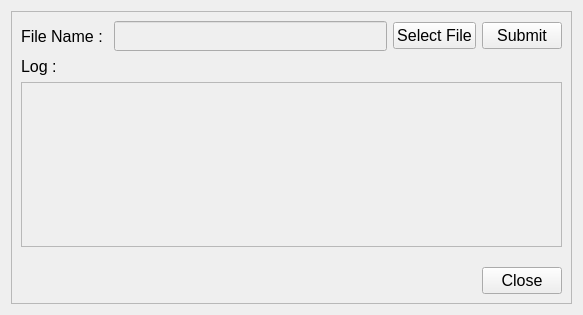
<?xml version="1.0" encoding="UTF-8"?>
<ui version="4.0">
 <class>Form</class>
 <widget class="QWidget" name="Form">
  <property name="geometry">
   <rect>
    <x>0</x>
    <y>0</y>
    <width>583</width>
    <height>315</height>
   </rect>
  </property>
  <property name="windowTitle">
   <string>Import Products</string>
  </property>
  <layout class="QGridLayout" name="gridLayout_2">
   <item row="0" column="0">
    <widget class="QFrame" name="frame">
     <property name="frameShape">
      <enum>QFrame::StyledPanel</enum>
     </property>
     <property name="frameShadow">
      <enum>QFrame::Raised</enum>
     </property>
     <layout class="QGridLayout" name="gridLayout">
      <item row="0" column="0">
       <layout class="QVBoxLayout" name="verticalLayout_2">
        <item>
         <layout class="QHBoxLayout" name="horizontalLayout">
          <item>
           <widget class="QLabel" name="file_name_import_products_label">
            <property name="font">
             <font>
              <pointsize>12</pointsize>
             </font>
            </property>
            <property name="text">
             <string>File Name : </string>
            </property>
           </widget>
          </item>
          <item>
           <widget class="QLineEdit" name="file_name_import_products_input">
            <property name="enabled">
             <bool>false</bool>
            </property>
            <property name="minimumSize">
             <size>
              <width>0</width>
              <height>30</height>
             </size>
            </property>
            <property name="font">
             <font>
              <pointsize>12</pointsize>
             </font>
            </property>
           </widget>
          </item>
          <item>
           <widget class="QPushButton" name="select_file_import_products_button">
            <property name="font">
             <font>
              <pointsize>12</pointsize>
             </font>
            </property>
            <property name="text">
             <string>Select File</string>
            </property>
           </widget>
          </item>
          <item>
           <widget class="QPushButton" name="submit_import_products_button">
            <property name="font">
             <font>
              <pointsize>12</pointsize>
             </font>
            </property>
            <property name="text">
             <string>Submit</string>
            </property>
           </widget>
          </item>
         </layout>
        </item>
        <item>
         <layout class="QVBoxLayout" name="verticalLayout">
          <item>
           <widget class="QLabel" name="log_import_products_label">
            <property name="font">
             <font>
              <pointsize>12</pointsize>
             </font>
            </property>
            <property name="text">
             <string>Log :</string>
            </property>
           </widget>
          </item>
          <item>
           <widget class="QTextEdit" name="log_import_products_input">
            <property name="enabled">
             <bool>false</bool>
            </property>
           </widget>
          </item>
         </layout>
        </item>
        <item>
         <spacer name="verticalSpacer">
          <property name="orientation">
           <enum>Qt::Vertical</enum>
          </property>
          <property name="sizeHint" stdset="0">
           <size>
            <width>20</width>
            <height>40</height>
           </size>
          </property>
         </spacer>
        </item>
        <item>
         <layout class="QHBoxLayout" name="horizontalLayout_3">
          <item>
           <spacer name="horizontalSpacer">
            <property name="orientation">
             <enum>Qt::Horizontal</enum>
            </property>
            <property name="sizeHint" stdset="0">
             <size>
              <width>40</width>
              <height>20</height>
             </size>
            </property>
           </spacer>
          </item>
          <item>
           <widget class="QPushButton" name="close_import_products_button">
            <property name="font">
             <font>
              <pointsize>12</pointsize>
             </font>
            </property>
            <property name="text">
             <string>Close</string>
            </property>
           </widget>
          </item>
         </layout>
        </item>
       </layout>
      </item>
     </layout>
    </widget>
   </item>
  </layout>
 </widget>
 <resources/>
 <connections/>
</ui>
